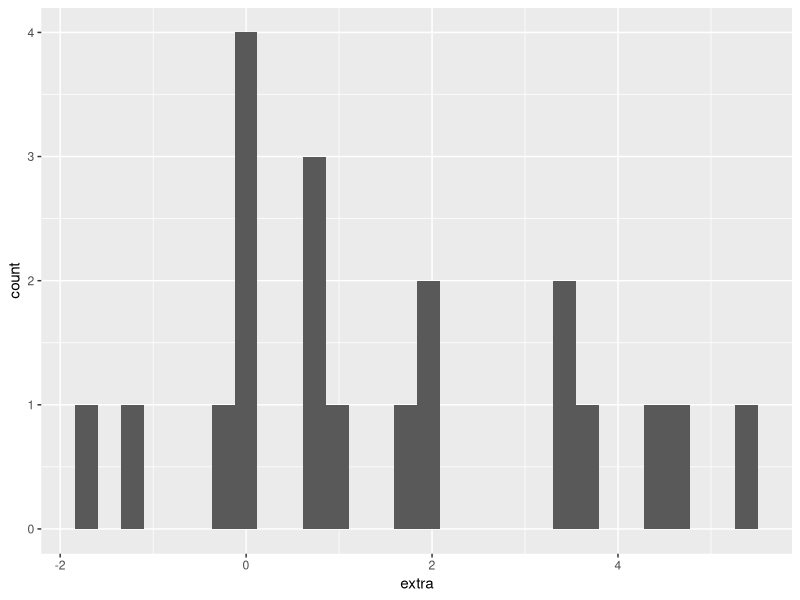
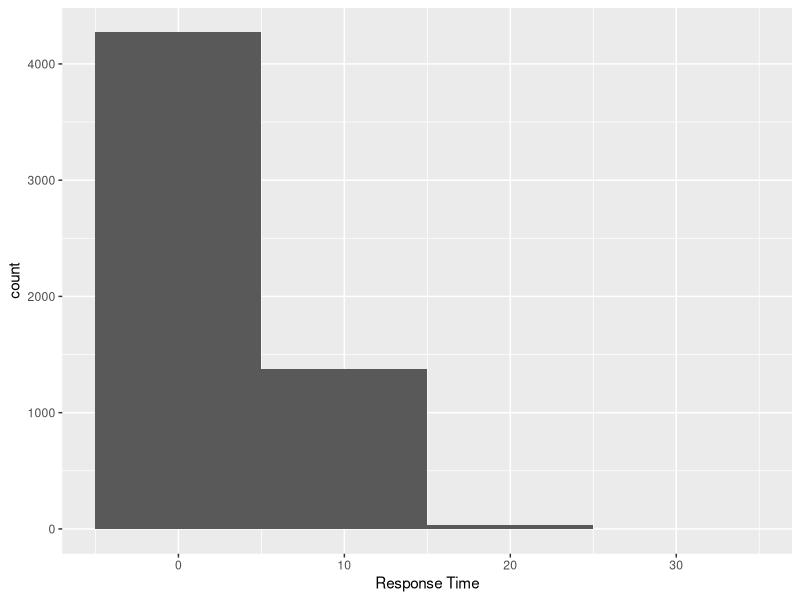
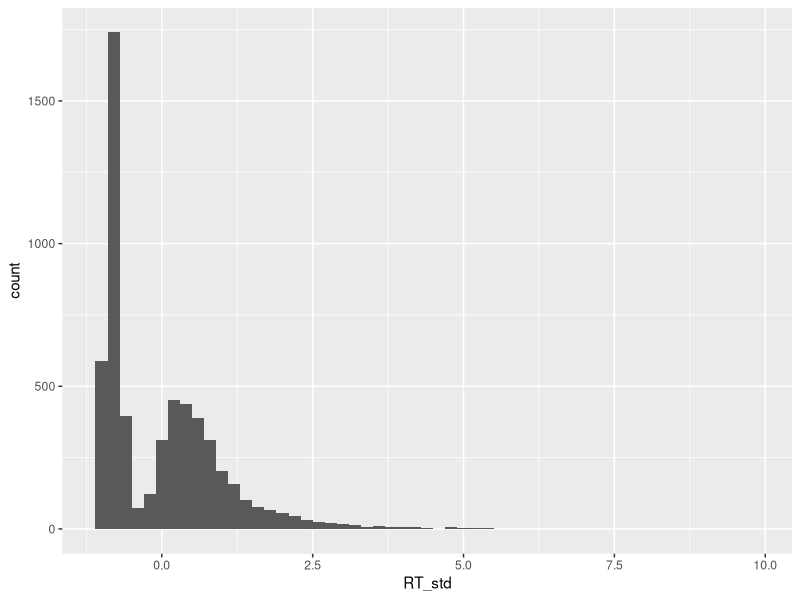
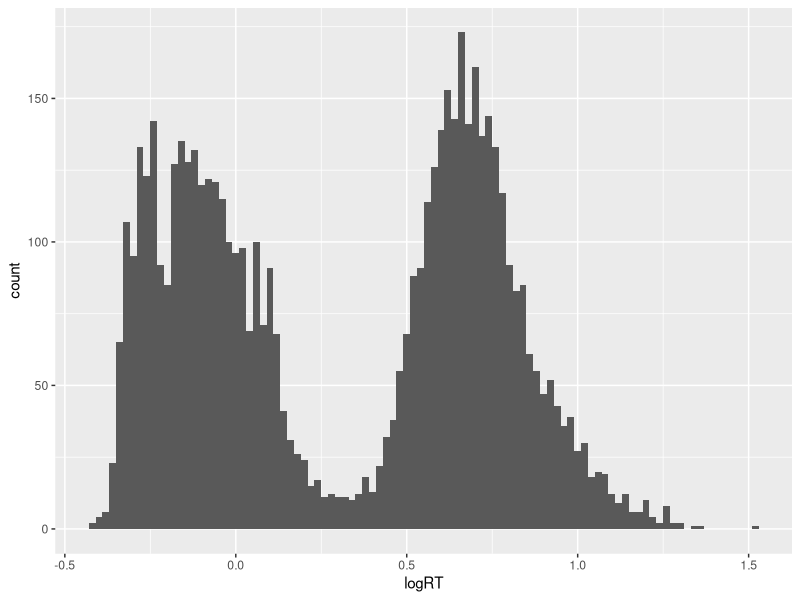
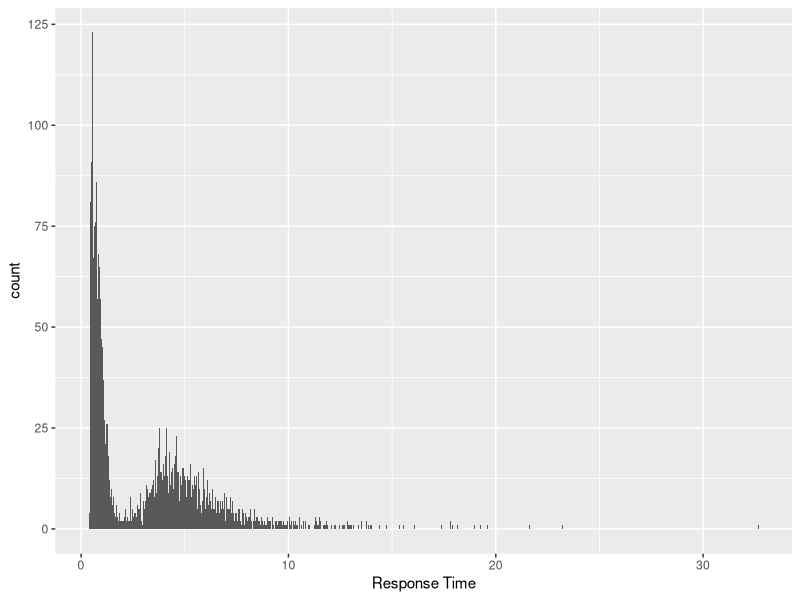
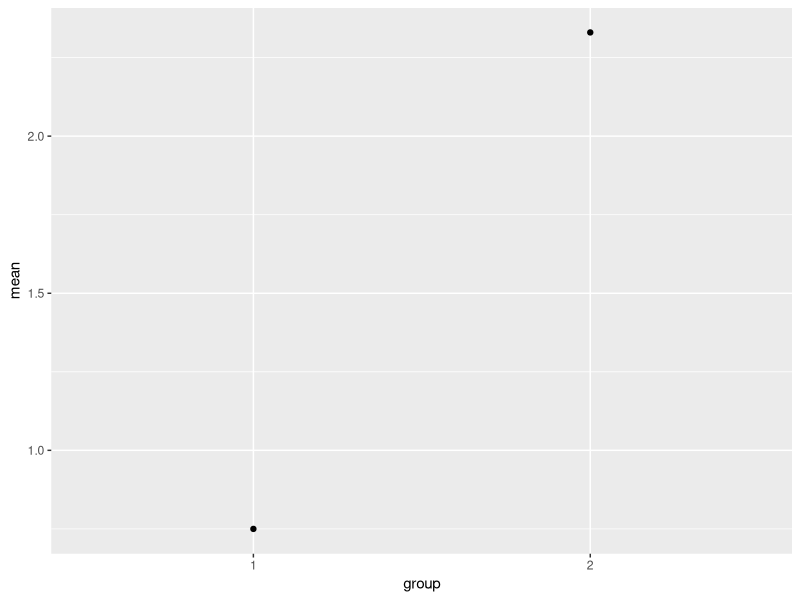

Here is the R script that generated these plots, in order: (Note: this script raises an error after producing the figures.)
library(tidyverse)
library(readxl)

mysleep <- sleep
head(mysleep)
summary(mysleep)

###############  HISTOGRAMS   ##############

ggplot(data = mysleep, aes(x = extra)) +
  geom_histogram()

hist1 <- ggplot(data = mysleep, aes(x = extra)) +
  geom_histogram(binwidth = 2)
hist2 <- ggplot(data = mysleep, aes(x = extra)) +
  geom_histogram(binwidth = 1.5)
hist3 <- ggplot(data = mysleep, aes(x = extra)) +
  geom_histogram(binwidth = 1)
hist4 <- ggplot(data = mysleep, aes(x = extra)) +
  geom_histogram(binwidth = .5)
hist5 <- ggplot(data = mysleep, aes(x = extra)) +
  geom_histogram(binwidth = .05)

#Bin width says how wide the bar should be for including values (2 = every 2 units counts for that bar)

########## Exercise 1 ###############

fam <- read_xlsx("Summary_Exp2.xlsx", sheet = 2)

head(fam)
summary(fam)

ggplot(data = fam, aes(x = `Response Time`)) +
  geom_histogram(binwidth = 10)

############ Transforming Data ##############

# Standard Score - has a mean = 0 and sd = 1; scale() is the way to call it
mean(scale(mysleep$extra))

sd(scale(mysleep$extra))

# classification of a scaled score

summary(mysleep$extra)
summary(scale(mysleep$extra))
class(mysleep$extra) #numeric for regular
class(scale(mysleep$extra)) # scale return as a matrix, not a vector. need to change that

str(scale(mysleep$extra))

summary(as.numeric(scale(mysleep$extra)))
class(as.numeric(scale(mysleep$extra))) # now it's numeric

# Center vs. Scaled
#Centered -> mean = 0; scale = FALSE and center = TRUE results in centered and sd is untransformed

mysleep$extra_std <- as.numeric(scale(mysleep$extra))
summary(mysleep)

mysleep <- mysleep %>% mutate(extra_std_tidy = as.numeric(scale(extra)))

######## Exercise 2 #########

mysleep <- mysleep %>% mutate(extra_sqt = as.numeric(sqrt(extra)))

mysleep <- mysleep %>% mutate(extra_cat = ifelse(mysleep$extra <= 0, "low", 
                                                 ifelse(mysleep$extra >= 3, "high", "medium")))

mysleep <- mysleep %>% mutate(extra_corrected = ifelse(mysleep$ID == 1, mysleep$extra + 2, 
                                                ifelse(mysleep$ID == 3, mysleep$extra + 2,
                                                ifelse(mysleep$ID == 7, mysleep$extra + 2, mysleep$extra))))

####### Extension 2 ###########
fam$RT_std <- as.numeric(scale(fam$`Response Time`))

ggplot(data = fam, aes(x = RT_std)) +
  geom_histogram(binwidth = .2)
#consider doing the ifelse stuff for question 2

fam$logRT <- log10(fam$`Response Time`)
ggplot(data = fam, aes(x = logRT)) +
  geom_histogram(binwidth = .02)
ggplot(data = fam, aes(x = `Response Time`)) +
  geom_histogram(binwidth = .02)


######## Summary Values #########
mysleep %>% summarize(extra_mean = mean(extra))

mysleep %>% summarize(extra_mean = mean(extra),
                      extra_median = median(extra),
                      extra_sd = sd(extra))

######## Practice 3 ###########
mysleep_missing <- mysleep
mysleep_missing[c(1, 4, 7, 13), "extra"] <- NA
mysleep_missing %>% summarize(extra_mean = mean(extra, na.rm = TRUE))                                              
#(removed the NAs to still get a mean)


############ Extension 3 ###############

fam
fam_mean <- fam %>% group_by(`Subject Number`) %>% summarise(RT_mean = mean(`Response Time`),
                  RT_median = median(`Response Time`),
                  RT_sd = sd(`Response Time`),
                  RT_count = sum(complete.cases(`Response Time`)),
                  RT_absLog = max(log(abs(`Response Time`) + 1 )))

######### Grouped Aggregation ##################

mysleep %>% group_by(group) %>% summarize(extra_mean = mean(extra))

sleep_cellmeans <- mysleep %>% group_by(group) %>% summarize(mean = mean(extra))
sleep_cellmeans

ggplot(sleep_cellmeans, aes(group, mean)) + geom_point()

ggplot(sleep_cellmeans, aes(group, mean)) + geom_bar()

ggplot(sleep, aes(group)) + geom_bar()

ggplot(sleep_cellmeans, aes(group, mean)) + geom_bar(stat = "identity")


########## Practice 4 ######################

sleep_cell1 <- mysleep %>% group_by(ID) %>% summarize(mean = mean(extra))

ggplot(sleep_cell1, aes(ID, mean)) + geom_point() + geom_hline(yintercept = 0)
ggplot(sleep_cell1, aes(ID, mean)) + geom_bar(stat = "identity")

#add error bars via geom_errorbar based on SD

sleep_mean <- mysleep %>% group_by(group) %>% summarize(mean = mean(extra),
                                                        sd = sd(extra))
ggplot(sleep_mean, aes(group, mean)) + 
  geom_point() + 
  geom_errorbar(aes(ymin = mean - sd, ymax = mean + sd))
ggplot(sleep_mean, aes(group, mean)) + 
  geom_bar(stat = "identity", fill = "yellow", color = "black") + 
  geom_errorbar(aes(ymin = mean - sd, ymax = mean + sd), width = .5)

ggplot(sleep_mean, aes(group, mean)) +
  geom_pointrange(aes(ymin = mean - sd, ymax = mean + sd))

########### Extension 4 ########################

fam_mean
ggplot(fam_mean, aes(`Subject Number`, RT_mean)) + 
  geom_bar(stat = "identity") + 
  geom_errorbar(aes(ymin = RT_mean - RT_sd, ymax = RT_mean + RT_sd))

ggplot(fam_mean, aes(`Subject Number`, RT_mean)) + 
  geom_point() + 
  geom_errorbar(aes(ymin = RT_mean - RT_sd, ymax = RT_mean + RT_sd))

ggplot(fam_mean, aes(`Subject Number`, RT_mean)) + 
  geom_pointrange(aes(ymin = RT_mean - RT_sd, ymax = RT_mean + RT_sd))


############ Functions and Conditionals ######################

geomean <- function(x) {
  exp(mean(log(x)))
}

geomean(sleep$extra)

x <- sleep$extra
log(x)
x

x <- sleep$extra
if(any(x == 0)) {
  x <- jitter(x)
}

x
any(x == 0)

x <- sleep$extra
if(any(x < 0)) {
  x <- abs(x)
}

x

############## Practice 5 ####################

x <- c(2, 4, 6, 7, 3, 5, 7, 3, 1, 2, 4, 7)

std.err <- function(x) {
  output = sd(x)/length(x)
}
std.err(x)

mysleep <- sleep
sleep_cellmeans <- mysleep %>% group_by(group) %>% summarize(mean = mean(extra),
                                                             se = std.err(extra))
sleep_cellmeans

ggplot(sleep_cellmeans, aes(group, mean)) +
  geom_bar(stat = "identity") +
  geom_errorbar(aes(ymin = mean -(1.96*se), ymax = mean + (1.96*se)))


######### Extension 5 #################


fam <- read_xlsx("Julie/Summary_Exp2.xlsx", sheet = 2)

names(fam) <- make.names(names(fam),unique = TRUE) 


age.data <- data.frame(
  Subject.Number = c(401, 408, 415, 416, 417, 418, 419, 422, 424, 426, 405, 406),
  Age = c("1", "1", "1", "1", "1", "1", "1", "1", "2", "2", "2", "2")
)


fam<- left_join(fam, age.data, by = "Subject.Number")
View(fam)

#Filter Rows for Talker ID scores ONLY
fam$Talker.ID.Response <- as.factor(fam$Talker.ID.Response)
fam$Subject.Number <- as.factor(fam$Subject.Number)


fam <- filter(fam, Talker.ID.Response == 3)
fam <- fam[,-7]
fam$log_RT <- log10(fam$Response.Time)

#Monaural Conditions
fam_mono <- filter(fam, Presentation == 1, Condition <=20, Target.to.Masker.Ratio != 3)

fam_mono$TMR <- fam_mono$Target.to.Masker.Ratio
fam_mono$TMR <-as.factor(fam_mono$TMR)
fam_mono$Condition <- as.factor(fam_mono$Condition)

fam_mono$Condition[fam_mono$Condition==8] <- 1
fam_mono$Condition[fam_mono$Condition==9] <- 2
fam_mono$Condition[fam_mono$Condition==10] <- 3

fam_mono$TMR <- recode(fam_mono$TMR, "1" = "0", "2" = "-5")
fam_mono$Age <- recode(fam_mono$Age, "1" = "Young", "2" = "Older")

std.err <- function(x) {
  sd(x)/sqrt(length(x))
}
# std.err(x)

fam_mono_mean <- fam_mono %>% group_by(Condition, TMR, Age) %>% summarise(mean = mean(Score_1),
                                                             se = std.err(Score_1))

ggplot(fam_mono_mean, aes(TMR, mean, fill = Condition)) +
  geom_bar(stat = "identity", position = "dodge") +
  geom_errorbar(aes(ymin = mean - 1.96*se, 
                    ymax = mean + 1.96*se,
                    group = Condition), 
                position = position_dodge(width = .9),
                width = .3) +
  scale_fill_brewer(palette = "GnBu") +
  theme_minimal() + 
  facet_wrap(~ Age)

ggplot(fam_mono_mean, aes(TMR, mean, fill = Condition)) +
  geom_bar(stat = "identity", colour = "black", 
           position = position_dodge2(padding = .2), 
           width = 3) +
  geom_errorbar(aes(ymin = mean - (1.96*se), 
                    ymax = mean + (1.96*se)), 
                position = position_dodge2(padding = .5)) +
  scale_fill_manual(name = "Identity of\nFamiliar Voice", 
                    labels=c("Familiar Target\n(Condition 1)", "Familiar Masker\n(Condition 2)", "Unfamiliar\n(Condition 3)"),
                    values=c("#8856a7","#8c96c6","#edf8fb")) +
  scale_y_continuous(name = "Proportion Corrent", expand = c(0,0), limits = 0:1.2) +
  theme_classic()+
  facet_wrap(~ Age)

############## Reshaping #################

levels(mysleep$group)

mysleep <- sleep
print(mysleep)
levels(mysleep$group) <- c("group1", "group2")
print(mysleep)

mysleep$group_wrong <- mysleep$group
levels(mysleep$group_wrong) <- c("group2", "group1")
print(mysleep)

mysleep <- sleep
levels(mysleep$group) <- c("group1", "group2")
summary(mysleep)

mysleep_wide %>% pivot_longer(cols = c(group1, group2), 
                              names_to = "condition", 
                              values_to = "hours")

mysleep
mysleep_wide %>% pivot_longer(cols = c(group1, group2), 
                              names_to = "condition", 
                              values_to = "hours") %>%
  select(hours, condition, ID) %>% 
  arrange(condition, ID) %>% as.data.frame()


########### Practice 6 ##############

myiris <- iris

